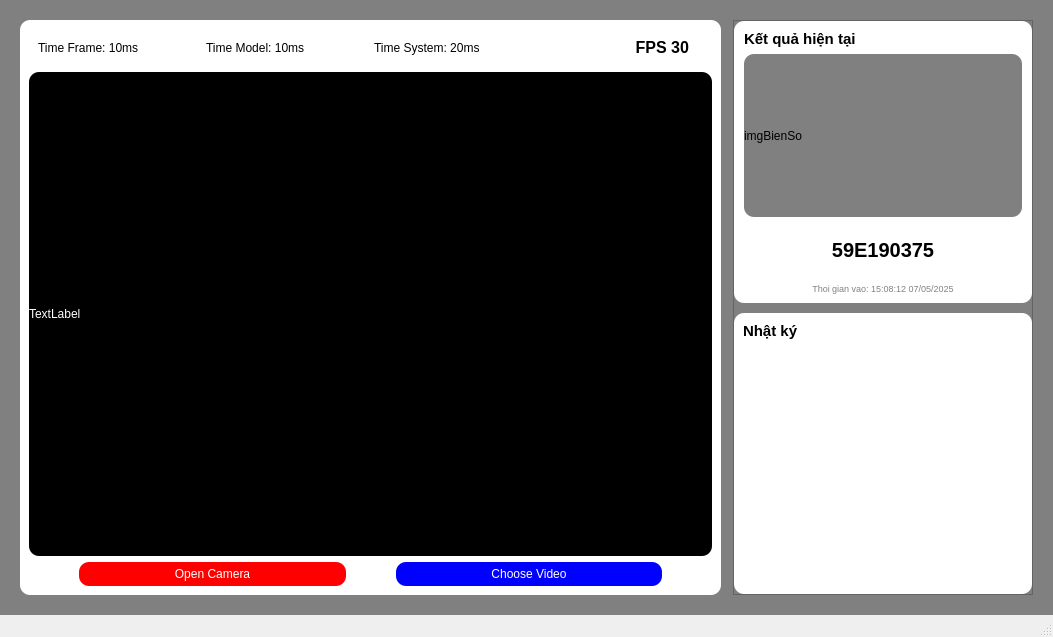
<?xml version="1.0" encoding="UTF-8"?>
<ui version="4.0">
 <class>MainWindow</class>
 <widget class="QMainWindow" name="MainWindow">
  <property name="geometry">
   <rect>
    <x>0</x>
    <y>0</y>
    <width>1053</width>
    <height>637</height>
   </rect>
  </property>
  <property name="sizePolicy">
   <sizepolicy hsizetype="Maximum" vsizetype="Maximum">
    <horstretch>0</horstretch>
    <verstretch>0</verstretch>
   </sizepolicy>
  </property>
  <property name="windowTitle">
   <string>MainWindow</string>
  </property>
  <widget class="QWidget" name="centralwidget">
   <property name="styleSheet">
    <string notr="true">background-color: gray;</string>
   </property>
   <layout class="QHBoxLayout" name="horizontalLayout" stretch="7,3">
    <property name="spacing">
     <number>12</number>
    </property>
    <property name="leftMargin">
     <number>20</number>
    </property>
    <property name="topMargin">
     <number>20</number>
    </property>
    <property name="rightMargin">
     <number>20</number>
    </property>
    <property name="bottomMargin">
     <number>20</number>
    </property>
    <item>
     <widget class="QFrame" name="frame">
      <property name="styleSheet">
       <string notr="true">background-color: #ffffff; border-radius: 10px;</string>
      </property>
      <property name="frameShape">
       <enum>QFrame::StyledPanel</enum>
      </property>
      <property name="frameShadow">
       <enum>QFrame::Raised</enum>
      </property>
      <layout class="QVBoxLayout" name="verticalLayout_2" stretch="0,9,1">
       <item>
        <widget class="QFrame" name="frame_3">
         <property name="frameShape">
          <enum>QFrame::StyledPanel</enum>
         </property>
         <property name="frameShadow">
          <enum>QFrame::Raised</enum>
         </property>
         <layout class="QHBoxLayout" name="horizontalLayout_3">
          <item>
           <widget class="QLabel" name="lblFPS_Frame">
            <property name="text">
             <string>Time Frame: 10ms</string>
            </property>
           </widget>
          </item>
          <item>
           <widget class="QLabel" name="lblFPS_Model">
            <property name="text">
             <string>Time Model: 10ms</string>
            </property>
           </widget>
          </item>
          <item>
           <widget class="QLabel" name="lblFPS_System">
            <property name="text">
             <string>Time System: 20ms </string>
            </property>
           </widget>
          </item>
          <item>
           <widget class="QLabel" name="lblFPS">
            <property name="font">
             <font>
              <pointsize>12</pointsize>
              <weight>75</weight>
              <bold>true</bold>
             </font>
            </property>
            <property name="layoutDirection">
             <enum>Qt::LeftToRight</enum>
            </property>
            <property name="styleSheet">
             <string notr="true">padding-right:10px</string>
            </property>
            <property name="text">
             <string>FPS 30</string>
            </property>
            <property name="alignment">
             <set>Qt::AlignRight|Qt::AlignTrailing|Qt::AlignVCenter</set>
            </property>
           </widget>
          </item>
         </layout>
        </widget>
       </item>
       <item>
        <widget class="QLabel" name="lblScreen">
         <property name="styleSheet">
          <string notr="true">background-color:black; color: white;</string>
         </property>
         <property name="text">
          <string>TextLabel</string>
         </property>
        </widget>
       </item>
       <item>
        <widget class="QFrame" name="frame_2">
         <property name="sizePolicy">
          <sizepolicy hsizetype="Preferred" vsizetype="Maximum">
           <horstretch>0</horstretch>
           <verstretch>0</verstretch>
          </sizepolicy>
         </property>
         <property name="frameShape">
          <enum>QFrame::StyledPanel</enum>
         </property>
         <property name="frameShadow">
          <enum>QFrame::Raised</enum>
         </property>
         <layout class="QHBoxLayout" name="horizontalLayout_2" stretch="1,1">
          <property name="spacing">
           <number>50</number>
          </property>
          <property name="leftMargin">
           <number>50</number>
          </property>
          <property name="topMargin">
           <number>0</number>
          </property>
          <property name="rightMargin">
           <number>50</number>
          </property>
          <property name="bottomMargin">
           <number>0</number>
          </property>
          <item>
           <widget class="QPushButton" name="btnCamera">
            <property name="styleSheet">
             <string notr="true">background-color: red; color: white;padding: 5px</string>
            </property>
            <property name="text">
             <string>Open Camera</string>
            </property>
           </widget>
          </item>
          <item>
           <widget class="QPushButton" name="btnVideo">
            <property name="sizePolicy">
             <sizepolicy hsizetype="Minimum" vsizetype="Fixed">
              <horstretch>0</horstretch>
              <verstretch>0</verstretch>
             </sizepolicy>
            </property>
            <property name="styleSheet">
             <string notr="true">background-color: blue; color: white;padding: 5px;</string>
            </property>
            <property name="text">
             <string>Choose Video</string>
            </property>
           </widget>
          </item>
         </layout>
        </widget>
       </item>
      </layout>
     </widget>
    </item>
    <item>
     <widget class="QFrame" name="frame_5">
      <property name="frameShape">
       <enum>QFrame::StyledPanel</enum>
      </property>
      <property name="frameShadow">
       <enum>QFrame::Raised</enum>
      </property>
      <layout class="QVBoxLayout" name="verticalLayout" stretch="5,5">
       <property name="spacing">
        <number>10</number>
       </property>
       <property name="leftMargin">
        <number>0</number>
       </property>
       <property name="topMargin">
        <number>0</number>
       </property>
       <property name="rightMargin">
        <number>0</number>
       </property>
       <property name="bottomMargin">
        <number>0</number>
       </property>
       <item>
        <widget class="QFrame" name="frame_6">
         <property name="styleSheet">
          <string notr="true">background-color: #ffffff; border-radius: 10px;</string>
         </property>
         <property name="frameShape">
          <enum>QFrame::StyledPanel</enum>
         </property>
         <property name="frameShadow">
          <enum>QFrame::Raised</enum>
         </property>
         <layout class="QVBoxLayout" name="verticalLayout_3" stretch="0,6,2,0">
          <property name="leftMargin">
           <number>10</number>
          </property>
          <property name="rightMargin">
           <number>10</number>
          </property>
          <item>
           <widget class="QLabel" name="lblKq">
            <property name="font">
             <font>
              <pointsize>11</pointsize>
              <weight>75</weight>
              <bold>true</bold>
             </font>
            </property>
            <property name="text">
             <string>Kết quả hiện tại</string>
            </property>
           </widget>
          </item>
          <item>
           <widget class="QLabel" name="imgBienSo">
            <property name="autoFillBackground">
             <bool>false</bool>
            </property>
            <property name="styleSheet">
             <string notr="true">background-color: gray;</string>
            </property>
            <property name="text">
             <string>imgBienSo</string>
            </property>
           </widget>
          </item>
          <item>
           <widget class="QLabel" name="lblKQBienSo">
            <property name="font">
             <font>
              <pointsize>15</pointsize>
              <weight>75</weight>
              <bold>true</bold>
             </font>
            </property>
            <property name="text">
             <string>59E190375</string>
            </property>
            <property name="alignment">
             <set>Qt::AlignCenter</set>
            </property>
           </widget>
          </item>
          <item>
           <widget class="QLabel" name="lblTime">
            <property name="font">
             <font>
              <pointsize>7</pointsize>
             </font>
            </property>
            <property name="styleSheet">
             <string notr="true">color: gray;</string>
            </property>
            <property name="text">
             <string>Thoi gian vao: 15:08:12 07/05/2025</string>
            </property>
            <property name="alignment">
             <set>Qt::AlignCenter</set>
            </property>
           </widget>
          </item>
         </layout>
        </widget>
       </item>
       <item>
        <widget class="QFrame" name="frame_7">
         <property name="styleSheet">
          <string notr="true">background-color: #ffffff; border-radius: 10px;</string>
         </property>
         <property name="frameShape">
          <enum>QFrame::StyledPanel</enum>
         </property>
         <property name="frameShadow">
          <enum>QFrame::Raised</enum>
         </property>
         <layout class="QVBoxLayout" name="verticalLayout_4" stretch="0,9">
          <item>
           <widget class="QLabel" name="lblNhatKy_2">
            <property name="font">
             <font>
              <pointsize>11</pointsize>
              <weight>75</weight>
              <bold>true</bold>
             </font>
            </property>
            <property name="text">
             <string>Nhật ký</string>
            </property>
           </widget>
          </item>
          <item>
           <widget class="QListView" name="listView"/>
          </item>
         </layout>
        </widget>
       </item>
      </layout>
     </widget>
    </item>
   </layout>
  </widget>
  <widget class="QMenuBar" name="menubar">
   <property name="geometry">
    <rect>
     <x>0</x>
     <y>0</y>
     <width>1053</width>
     <height>21</height>
    </rect>
   </property>
  </widget>
  <widget class="QStatusBar" name="statusbar"/>
 </widget>
 <resources/>
 <connections/>
</ui>
